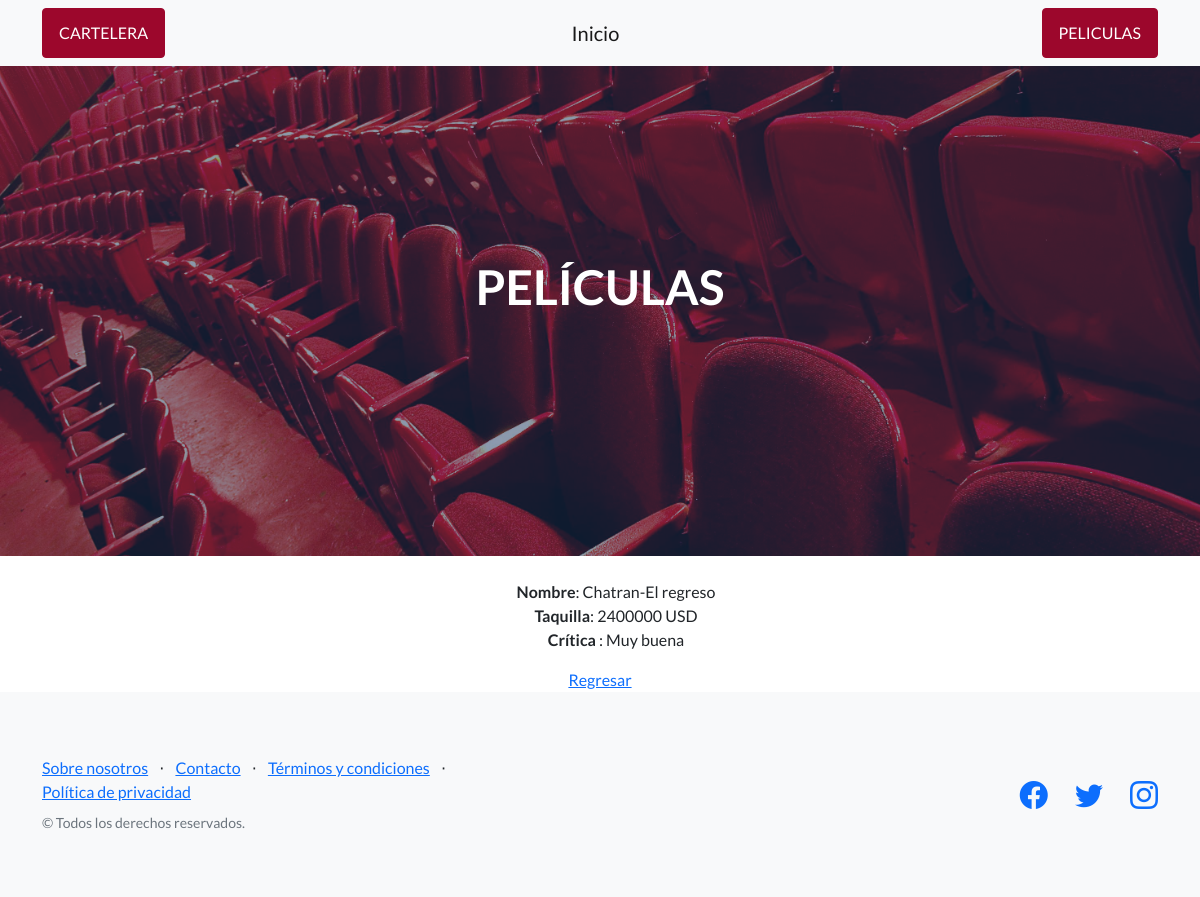
The app's page /AppPeliculas/aventura/ver/1 with its own data.
### AppPeliculas/models.py (models this page shows)
class Aventura(models.Model):
    mas_vistas = models.CharField(max_length=40)
    taquilla = models.IntegerField()
    critica_peliculas = models.CharField(max_length=40)

### AppPeliculas/views.py (the view)
# urls.py: path('aventura/ver/<pk>', views.AventuraDetail.as_view(),name='avver'),
class AventuraDetail(DetailView):
    model = Aventura
    template_name="AppPeliculas/aventura_detail.html"

### AppPeliculas/templates/AppPeliculas/aventura_detail.html
{% extends 'AppPeliculas/padre.html' %}
{%load static%}
{% block contenidoquecambia %}
<br>
<center>
    <ul>
        <b>Nombre</b>: {{aventura.mas_vistas}}
        <br>
        <b>Taquilla</b>: {{aventura.taquilla}} USD
        <br>
        <b>Crítica</b> : {{aventura.critica_peliculas}}
    </ul>
<a href="{%url 'avlist'%}">Regresar</a>
 {% endblock %}

### records on screen
Aventura: mas_vistas "Chatran-El regreso", taquilla "2400000", critica_peliculas "Muy buena"
